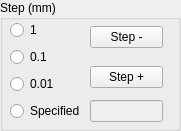
   <widget class="QGroupBox" name="groupBox_28">
    <property name="geometry">
     <rect>
      <x>850</x>
      <y>530</y>
      <width>181</width>
      <height>131</height>
     </rect>
    </property>
    <property name="title">
     <string>Step (mm)</string>
    </property>
    <widget class="QWidget" name="layoutWidget_28">
     <property name="geometry">
      <rect>
       <x>10</x>
       <y>20</y>
       <width>153</width>
       <height>102</height>
      </rect>
     </property>
     <layout class="QGridLayout" name="gridLayout_25">
      <item row="0" column="0">
       <widget class="QRadioButton" name="radioButton_tr_step1">
        <property name="text">
         <string>1</string>
        </property>
       </widget>
      </item>
      <item row="0" column="1" rowspan="2">
       <widget class="QPushButton" name="pushButton_tr_stepM">
        <property name="text">
         <string>Step -</string>
        </property>
       </widget>
      </item>
      <item row="1" column="0" rowspan="2">
       <widget class="QRadioButton" name="radioButton_tr_step01">
        <property name="text">
         <string>0.1</string>
        </property>
       </widget>
      </item>
      <item row="2" column="1" rowspan="2">
       <widget class="QPushButton" name="pushButton_tr_stepP">
        <property name="text">
         <string>Step +</string>
        </property>
       </widget>
      </item>
      <item row="3" column="0">
       <widget class="QRadioButton" name="radioButton_tr_step001">
        <property name="text">
         <string>0.01</string>
        </property>
       </widget>
      </item>
      <item row="4" column="0">
       <widget class="QRadioButton" name="radioButton_tr_step_spec">
        <property name="text">
         <string>Specified</string>
        </property>
       </widget>
      </item>
      <item row="4" column="1">
       <widget class="QLineEdit" name="lineEdit_tr_step_spec">
        <property name="enabled">
         <bool>false</bool>
        </property>
       </widget>
      </item>
     </layout>
    </widget>
   </widget>
